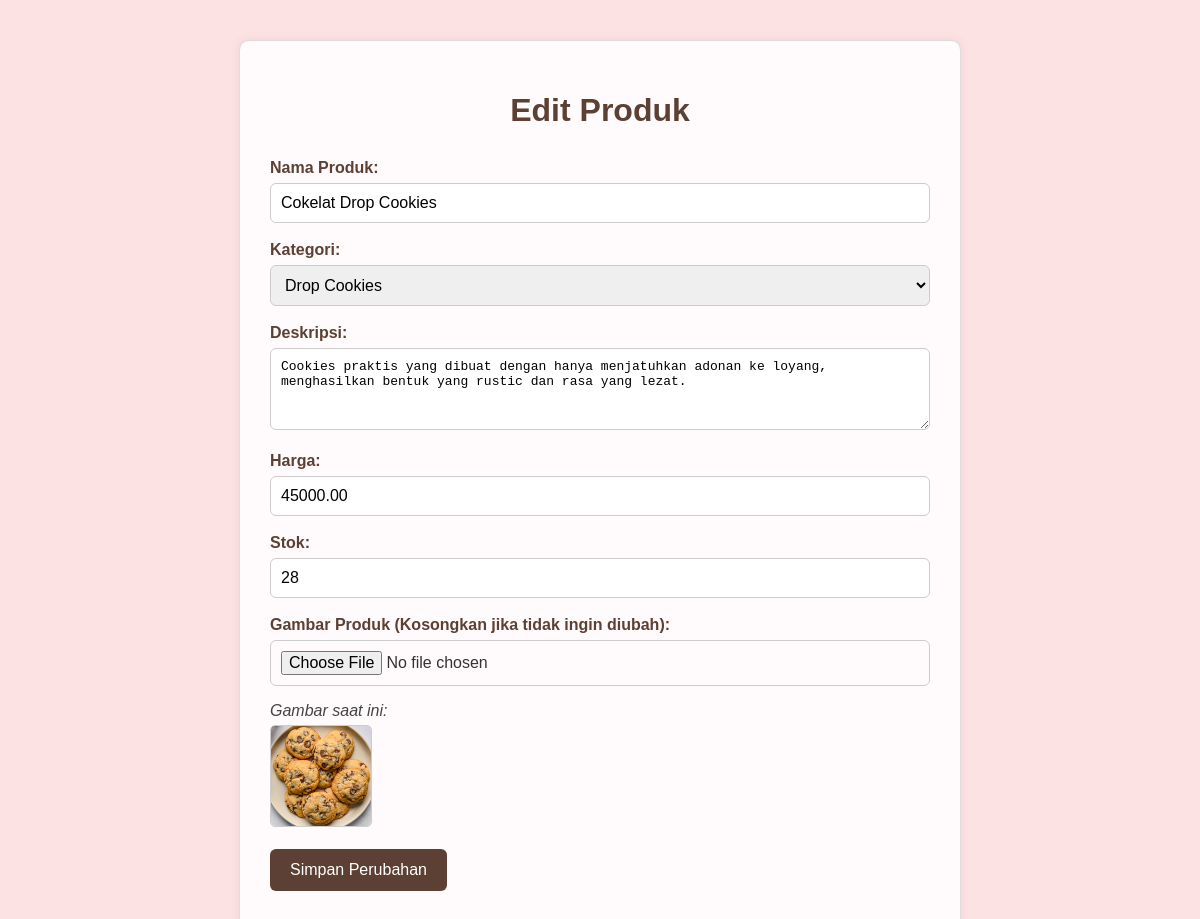
The page /edit_produk.php?id=2 on the database its author committed.
### tables this page shows
CREATE TABLE `nadira_produk` (
  `id_produk` int(11) NOT NULL,
  `id_kategori` int(11) NOT NULL,
  `nama_produk` varchar(255) NOT NULL,
  `deskripsi` text DEFAULT NULL,
  `harga` decimal(10,2) NOT NULL,
  `stok` int(5) NOT NULL,
  `gambar` varchar(255) DEFAULT NULL
);

### edit_produk.php (the view, shortened to what this page needs)
<?php
include 'koneksi.php';
$id_produk = $_GET['id'];
$query_produk = "SELECT * FROM nadira_produk WHERE id_produk='$id_produk'";
$result_produk = mysqli_query($koneksi, $query_produk);
$produk = mysqli_fetch_assoc($result_produk);
$kategori_query = "SELECT * FROM nadira_kategori";
$kategori_result = mysqli_query($koneksi, $kategori_query);
?>
<!DOCTYPE html>
<html>
<head>
</head>
<body>
    <div class="container">
        <h1>Edit Produk</h1>
        <form action="edit_produk.php" method="post" enctype="multipart/form-data">
            <div class="form-group">
                <label for="nama_produk">Nama Produk:</label>
                <input type="text" id="nama_produk" name="nama_produk" value="<?php echo htmlspecialchars($produk['nama_produk']); ?>" required>
            </div>
            <div class="form-group">
                <label for="id_kategori">Kategori:</label>
                <select id="id_kategori" name="id_kategori" required>
                    <?php
                    while($kategori = mysqli_fetch_assoc($kategori_result)) {
                        $selected = ($kategori['id_kategori'] == $produk['id_kategori']) ? 'selected' : '';
                        echo '<option value="'.$kategori['id_kategori'].'" '.$selected.'>'.htmlspecialchars($kategori['nama_kategori']).'</option>';
                    }
                    ?>
                </select>
            </div>
            <div class="form-group">
                <label for="deskripsi">Deskripsi:</label>
                <textarea id="deskripsi" name="deskripsi" rows="4"><?php echo htmlspecialchars($produk['deskripsi']); ?></textarea>
            </div>
            <div class="form-group">
                <label for="harga">Harga:</label>
                <input type="number" id="harga" name="harga" value="<?php echo $produk['harga']; ?>" required>
            </div>
            <div class="form-group">
                <label for="stok">Stok:</label>
                <input type="number" id="stok" name="stok" value="<?php echo $produk['stok']; ?>" required>
            </div>
            <div class="form-group">
                <label for="gambar">Gambar Produk (Kosongkan jika tidak ingin diubah):</label>
                <input type="file" id="gambar" name="gambar" accept="image/*">
                <div class="current-image">
                    <p>Gambar saat ini:</p>
                    <img src="gambar/<?php echo htmlspecialchars($produk['gambar']); ?>" alt="Gambar Produk" width="100">
                </div>
            </div>
            <div class="form-group">
                <button type="submit">Simpan Perubahan</button>
            </div>
        </form>
    </div>
</body>
</html>

### edit_produk.php (style rules this page uses)
body { font-family: Arial, sans-serif; background-color: #FDE2E4; margin: 0; color: #333; }
.container { width: 55%; margin: 40px auto; padding: 30px; background-color: #fffafc; border: 1px solid #ddd; border-radius: 10px; box-shadow: 0 0 10px rgba(92, 64, 51, 0.1); }
h1 { text-align: center; color: #5C4033; margin-bottom: 30px; }
.form-group { margin-bottom: 18px; }
.form-group label { display: block; margin-bottom: 6px; font-weight: bold; color: #5C4033; }
.form-group input, .form-group textarea, .form-group select { width: 100%; padding: 10px; box-sizing: border-box; border-radius: 6px; border: 1px solid #ccc; font-size: 1em; }
.form-group button { padding: 12px 20px; background-color: #5C4033; color: white; border: none; cursor: pointer; border-radius: 6px; font-size: 1em; transition: background-color 0.3s; }
.current-image { margin-top: 10px; }
.current-image p { margin-bottom: 5px; font-style: italic; color: #444; }
.current-image img { border: 1px solid #ccc; border-radius: 5px; }

### rows shown on the page
nadira_produk: nama_produk "Cokelat Drop Cookies", deskripsi "Cookies praktis yang dibuat dengan hanya menjatuhkan adonan ke loyang, menghasilkan bentuk yang rustic dan rasa yang lezat.", harga "45000.00", stok "28", gambar (picture)

### other values the page prints
form field id_kategori "Drop Cookies"
